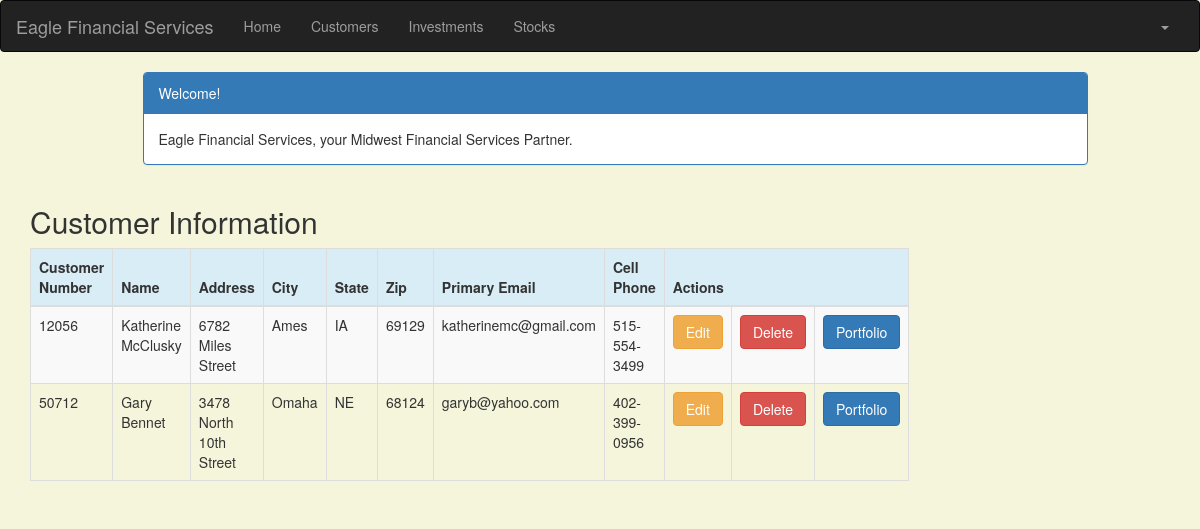
The page /customer/ (signed in) on the database its author committed.
### portfolio/models.py (models this page shows, shortened)
class Customer(models.Model):
    name = models.CharField(max_length=50)
    address = models.CharField(max_length=200)
    cust_number = models.IntegerField(blank=False, null=False)
    city = models.CharField(max_length=50)
    state = models.CharField(max_length=50)
    zipcode = models.CharField(max_length=10)
    email = models.EmailField(max_length=200)
    cell_phone = models.CharField(max_length=50)
    created_date = models.DateTimeField(
        default=timezone.now)
    updated_date = models.DateTimeField(auto_now_add=True)

### portfolio/views.py (the view)
# urls.py: url(r'^customer/$', views.customer_list, name='customer_list'),
@login_required
def customer_list(request):
   customer = Customer.objects.filter(created_date__lte=timezone.now())
   return render(request, 'portfolio/customer_list.html',
                 {'customers': customer})

### portfolio/templates/portfolio/customer_list.html (shortened to what this page needs)
{% extends 'portfolio/base.html' %}
{% block content %}
    <!DOCTYPE html>
    <html>
    <head>
        <link rel="stylesheet" href="https://maxcdn.bootstrapcdn.com/bootstrap/3.3.4/css/bootstrap.min.css">
    </head>
    <body>
    <div class="container">
        <div class="row">
            <div class="col-md-10 col-md-offset-1">
                <div class="panel panel-primary">
                    <div class="panel-heading">Welcome!</div>
                    <div class="panel-body">
                        Eagle Financial Services, your Midwest Financial Services Partner.
                    </div>
                </div>
            </div>
        </div>
    </div>
    <div class="row">
        <h2 style="padding-left: 15Px">Customer Information</h2>
    </div>
    <div>
        <table class="table table-striped table-bordered table-hover">
            <thead>
            <tr class="bg-info">
                <th>Customer Number</th>
                <th>Name</th>
                <th>Address</th>
                <th>City</th>
                <th>State</th>
                <th>Zip</th>
                <th>Primary Email</th>
                <th>Cell Phone</th>
                <th colspan="3">Actions</th>
            </tr>
            </thead>
            <tbody>
            {% for customer in customers %}
                <tr>
                    <td>{{ customer.cust_number }}</td>
                    <td>{{ customer.name }}</td>
                    <td>{{ customer.address }}</td>
                    <td>{{ customer.city }}</td>
                    <td>{{ customer.state }}</td>
                    <td>{{ customer.zipcode }}</td>
                    <td>{{ customer.email }}</td>
                    <td>{{ customer.cell_phone }}</td>
                    <td><a href="{% url 'portfolio:customer_edit' pk=customer.pk %}" class="btn btn-warning">Edit</a>
                    <td><a href="{% url 'portfolio:customer_delete' pk=customer.pk %}"
                           onclick="return confirm('Are you sure you want to delete?')"
                           class="btn btn-danger">Delete</a>
                    </td>
                    <td><a href="{% url 'portfolio:portfolio' pk=customer.pk %}"
                           class="btn btn-primary">Portfolio</a>
                    </td>
                </tr>
            {% endfor %}
            </tbody>
        </table>
    </div>
    </body>
    </html>
{% endblock %}

### portfolio/templates/portfolio/customer_list.html (style rules this page uses)
body { background-color: beige; }

### rows shown on the page
Customer: cust_number "12056", name "Katherine McClusky", address "6782 Miles Street", city "Ames", state "IA", zipcode "69129", email "katherinemc@gmail.com", cell_phone "515-554-3499"
Customer: cust_number "50712", name "Gary Bennet", address "3478 North 10th Street", city "Omaha", state "NE", zipcode "68124", email "garyb@yahoo.com", cell_phone "402-399-0956"
